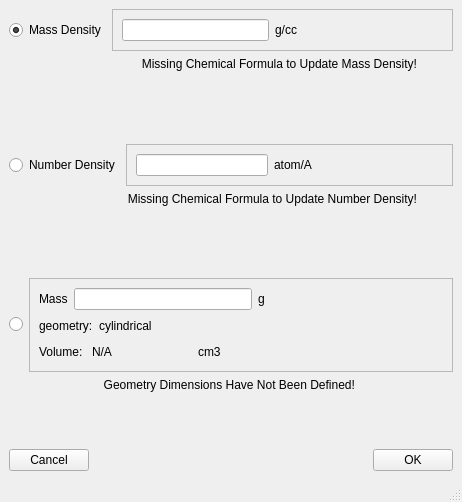
<?xml version="1.0" encoding="UTF-8"?>
<ui version="4.0">
 <class>MainWindow</class>
 <widget class="QMainWindow" name="MainWindow">
  <property name="windowModality">
   <enum>Qt::WindowModal</enum>
  </property>
  <property name="geometry">
   <rect>
    <x>0</x>
    <y>0</y>
    <width>462</width>
    <height>502</height>
   </rect>
  </property>
  <property name="windowTitle">
   <string>MainWindow</string>
  </property>
  <property name="documentMode">
   <bool>true</bool>
  </property>
  <widget class="QWidget" name="centralwidget">
   <layout class="QVBoxLayout" name="verticalLayout_2">
    <item>
     <layout class="QHBoxLayout" name="horizontalLayout_6">
      <item>
       <widget class="QRadioButton" name="mass_density_radio_button">
        <property name="text">
         <string>Mass Density</string>
        </property>
        <property name="checked">
         <bool>true</bool>
        </property>
       </widget>
      </item>
      <item>
       <widget class="QFrame" name="frame">
        <property name="frameShape">
         <enum>QFrame::StyledPanel</enum>
        </property>
        <property name="frameShadow">
         <enum>QFrame::Raised</enum>
        </property>
        <layout class="QHBoxLayout" name="horizontalLayout_3">
         <item>
          <widget class="QLineEdit" name="mass_density_line_edit"/>
         </item>
         <item>
          <widget class="QLabel" name="mass_density_label">
           <property name="text">
            <string>g/cc</string>
           </property>
          </widget>
         </item>
         <item>
          <spacer name="horizontalSpacer">
           <property name="orientation">
            <enum>Qt::Horizontal</enum>
           </property>
           <property name="sizeHint" stdset="0">
            <size>
             <width>112</width>
             <height>20</height>
            </size>
           </property>
          </spacer>
         </item>
        </layout>
       </widget>
      </item>
     </layout>
    </item>
    <item>
     <layout class="QHBoxLayout" name="horizontalLayout_9">
      <item>
       <widget class="QLabel" name="mass_density_error_message">
        <property name="sizePolicy">
         <sizepolicy hsizetype="Expanding" vsizetype="Preferred">
          <horstretch>0</horstretch>
          <verstretch>0</verstretch>
         </sizepolicy>
        </property>
        <property name="text">
         <string>Missing Chemical Formula to Update Mass Density!</string>
        </property>
        <property name="alignment">
         <set>Qt::AlignRight|Qt::AlignTop|Qt::AlignTrailing</set>
        </property>
       </widget>
      </item>
      <item>
       <widget class="QLabel" name="label_7">
        <property name="minimumSize">
         <size>
          <width>30</width>
          <height>30</height>
         </size>
        </property>
        <property name="maximumSize">
         <size>
          <width>30</width>
          <height>30</height>
         </size>
        </property>
        <property name="text">
         <string/>
        </property>
       </widget>
      </item>
     </layout>
    </item>
    <item>
     <spacer name="verticalSpacer_2">
      <property name="orientation">
       <enum>Qt::Vertical</enum>
      </property>
      <property name="sizeHint" stdset="0">
       <size>
        <width>441</width>
        <height>25</height>
       </size>
      </property>
     </spacer>
    </item>
    <item>
     <layout class="QHBoxLayout" name="horizontalLayout_7">
      <item>
       <widget class="QRadioButton" name="number_density_radio_button">
        <property name="text">
         <string>Number Density</string>
        </property>
       </widget>
      </item>
      <item>
       <widget class="QFrame" name="frame_2">
        <property name="frameShape">
         <enum>QFrame::StyledPanel</enum>
        </property>
        <property name="frameShadow">
         <enum>QFrame::Raised</enum>
        </property>
        <layout class="QHBoxLayout" name="horizontalLayout_4">
         <item>
          <widget class="QLineEdit" name="number_density_line_edit"/>
         </item>
         <item>
          <widget class="QLabel" name="number_density_units">
           <property name="text">
            <string>atom/A</string>
           </property>
          </widget>
         </item>
         <item>
          <spacer name="horizontalSpacer_2">
           <property name="orientation">
            <enum>Qt::Horizontal</enum>
           </property>
           <property name="sizeHint" stdset="0">
            <size>
             <width>69</width>
             <height>20</height>
            </size>
           </property>
          </spacer>
         </item>
        </layout>
       </widget>
      </item>
     </layout>
    </item>
    <item>
     <layout class="QHBoxLayout" name="horizontalLayout_10">
      <item>
       <widget class="QLabel" name="number_density_error_message">
        <property name="sizePolicy">
         <sizepolicy hsizetype="Expanding" vsizetype="Preferred">
          <horstretch>0</horstretch>
          <verstretch>0</verstretch>
         </sizepolicy>
        </property>
        <property name="text">
         <string>Missing Chemical Formula to Update Number Density!</string>
        </property>
        <property name="alignment">
         <set>Qt::AlignRight|Qt::AlignTop|Qt::AlignTrailing</set>
        </property>
       </widget>
      </item>
      <item>
       <widget class="QLabel" name="label_10">
        <property name="minimumSize">
         <size>
          <width>30</width>
          <height>30</height>
         </size>
        </property>
        <property name="maximumSize">
         <size>
          <width>30</width>
          <height>30</height>
         </size>
        </property>
        <property name="text">
         <string/>
        </property>
       </widget>
      </item>
     </layout>
    </item>
    <item>
     <spacer name="verticalSpacer_3">
      <property name="orientation">
       <enum>Qt::Vertical</enum>
      </property>
      <property name="sizeHint" stdset="0">
       <size>
        <width>441</width>
        <height>26</height>
       </size>
      </property>
     </spacer>
    </item>
    <item>
     <layout class="QHBoxLayout" name="horizontalLayout_8">
      <item>
       <widget class="QRadioButton" name="mass_geometry_radio_button">
        <property name="text">
         <string/>
        </property>
       </widget>
      </item>
      <item>
       <widget class="QFrame" name="frame_3">
        <property name="frameShape">
         <enum>QFrame::StyledPanel</enum>
        </property>
        <property name="frameShadow">
         <enum>QFrame::Raised</enum>
        </property>
        <layout class="QHBoxLayout" name="horizontalLayout_5">
         <item>
          <layout class="QVBoxLayout" name="verticalLayout">
           <item>
            <layout class="QHBoxLayout" name="horizontalLayout">
             <item>
              <widget class="QLabel" name="label_3">
               <property name="text">
                <string>Mass</string>
               </property>
              </widget>
             </item>
             <item>
              <widget class="QLineEdit" name="mass_line_edit"/>
             </item>
             <item>
              <widget class="QLabel" name="label_4">
               <property name="text">
                <string>g</string>
               </property>
              </widget>
             </item>
             <item>
              <spacer name="horizontalSpacer_3">
               <property name="orientation">
                <enum>Qt::Horizontal</enum>
               </property>
               <property name="sizeHint" stdset="0">
                <size>
                 <width>40</width>
                 <height>20</height>
                </size>
               </property>
              </spacer>
             </item>
            </layout>
           </item>
           <item>
            <layout class="QHBoxLayout" name="horizontalLayout_2">
             <item>
              <widget class="QLabel" name="label_5">
               <property name="text">
                <string>geometry:</string>
               </property>
              </widget>
             </item>
             <item>
              <widget class="QLabel" name="geometry_label">
               <property name="text">
                <string>cylindrical</string>
               </property>
              </widget>
             </item>
             <item>
              <spacer name="horizontalSpacer_4">
               <property name="orientation">
                <enum>Qt::Horizontal</enum>
               </property>
               <property name="sizeHint" stdset="0">
                <size>
                 <width>40</width>
                 <height>20</height>
                </size>
               </property>
              </spacer>
             </item>
            </layout>
           </item>
           <item>
            <layout class="QHBoxLayout" name="horizontalLayout_11">
             <item>
              <widget class="QLabel" name="label">
               <property name="text">
                <string>Volume: </string>
               </property>
              </widget>
             </item>
             <item>
              <widget class="QLabel" name="volume_label">
               <property name="sizePolicy">
                <sizepolicy hsizetype="Preferred" vsizetype="Preferred">
                 <horstretch>0</horstretch>
                 <verstretch>0</verstretch>
                </sizepolicy>
               </property>
               <property name="minimumSize">
                <size>
                 <width>100</width>
                 <height>0</height>
                </size>
               </property>
               <property name="text">
                <string>N/A</string>
               </property>
              </widget>
             </item>
             <item>
              <widget class="QLabel" name="volume_units">
               <property name="text">
                <string>cm3</string>
               </property>
              </widget>
             </item>
             <item>
              <spacer name="horizontalSpacer_5">
               <property name="orientation">
                <enum>Qt::Horizontal</enum>
               </property>
               <property name="sizeHint" stdset="0">
                <size>
                 <width>40</width>
                 <height>20</height>
                </size>
               </property>
              </spacer>
             </item>
            </layout>
           </item>
          </layout>
         </item>
        </layout>
       </widget>
      </item>
     </layout>
    </item>
    <item>
     <widget class="QLabel" name="mass_error_message">
      <property name="sizePolicy">
       <sizepolicy hsizetype="Expanding" vsizetype="Preferred">
        <horstretch>0</horstretch>
        <verstretch>0</verstretch>
       </sizepolicy>
      </property>
      <property name="text">
       <string>Geometry Dimensions Have Not Been Defined! </string>
      </property>
      <property name="alignment">
       <set>Qt::AlignHCenter|Qt::AlignTop</set>
      </property>
     </widget>
    </item>
    <item>
     <spacer name="verticalSpacer">
      <property name="orientation">
       <enum>Qt::Vertical</enum>
      </property>
      <property name="sizeHint" stdset="0">
       <size>
        <width>441</width>
        <height>17</height>
       </size>
      </property>
     </spacer>
    </item>
    <item>
     <layout class="QHBoxLayout" name="horizontalLayout_12">
      <item>
       <widget class="QPushButton" name="cancel">
        <property name="text">
         <string>Cancel</string>
        </property>
       </widget>
      </item>
      <item>
       <spacer name="horizontalSpacer_6">
        <property name="orientation">
         <enum>Qt::Horizontal</enum>
        </property>
        <property name="sizeHint" stdset="0">
         <size>
          <width>40</width>
          <height>20</height>
         </size>
        </property>
       </spacer>
      </item>
      <item>
       <widget class="QPushButton" name="ok">
        <property name="text">
         <string>OK</string>
        </property>
       </widget>
      </item>
     </layout>
    </item>
   </layout>
  </widget>
  <widget class="QMenuBar" name="menubar">
   <property name="geometry">
    <rect>
     <x>0</x>
     <y>0</y>
     <width>462</width>
     <height>22</height>
    </rect>
   </property>
  </widget>
  <widget class="QStatusBar" name="statusbar"/>
 </widget>
 <resources/>
 <connections>
  <connection>
   <sender>ok</sender>
   <signal>clicked()</signal>
   <receiver>MainWindow</receiver>
   <slot>accept()</slot>
   <hints>
    <hint type="sourcelabel">
     <x>399</x>
     <y>459</y>
    </hint>
    <hint type="destinationlabel">
     <x>318</x>
     <y>461</y>
    </hint>
   </hints>
  </connection>
  <connection>
   <sender>number_density_radio_button</sender>
   <signal>clicked()</signal>
   <receiver>MainWindow</receiver>
   <slot>radio_button_changed()</slot>
   <hints>
    <hint type="sourcelabel">
     <x>65</x>
     <y>177</y>
    </hint>
    <hint type="destinationlabel">
     <x>62</x>
     <y>140</y>
    </hint>
   </hints>
  </connection>
  <connection>
   <sender>number_density_line_edit</sender>
   <signal>returnPressed()</signal>
   <receiver>MainWindow</receiver>
   <slot>number_density_value_changed()</slot>
   <hints>
    <hint type="sourcelabel">
     <x>208</x>
     <y>179</y>
    </hint>
    <hint type="destinationlabel">
     <x>255</x>
     <y>134</y>
    </hint>
   </hints>
  </connection>
  <connection>
   <sender>mass_line_edit</sender>
   <signal>returnPressed()</signal>
   <receiver>MainWindow</receiver>
   <slot>mass_value_changed()</slot>
   <hints>
    <hint type="sourcelabel">
     <x>143</x>
     <y>309</y>
    </hint>
    <hint type="destinationlabel">
     <x>144</x>
     <y>266</y>
    </hint>
   </hints>
  </connection>
  <connection>
   <sender>mass_geometry_radio_button</sender>
   <signal>clicked()</signal>
   <receiver>MainWindow</receiver>
   <slot>radio_button_changed()</slot>
   <hints>
    <hint type="sourcelabel">
     <x>17</x>
     <y>337</y>
    </hint>
    <hint type="destinationlabel">
     <x>17</x>
     <y>380</y>
    </hint>
   </hints>
  </connection>
  <connection>
   <sender>mass_density_radio_button</sender>
   <signal>clicked()</signal>
   <receiver>MainWindow</receiver>
   <slot>radio_button_changed()</slot>
   <hints>
    <hint type="sourcelabel">
     <x>50</x>
     <y>58</y>
    </hint>
    <hint type="destinationlabel">
     <x>24</x>
     <y>74</y>
    </hint>
   </hints>
  </connection>
  <connection>
   <sender>mass_density_line_edit</sender>
   <signal>returnPressed()</signal>
   <receiver>MainWindow</receiver>
   <slot>mass_density_value_changed()</slot>
   <hints>
    <hint type="sourcelabel">
     <x>185</x>
     <y>60</y>
    </hint>
    <hint type="destinationlabel">
     <x>228</x>
     <y>27</y>
    </hint>
   </hints>
  </connection>
  <connection>
   <sender>cancel</sender>
   <signal>clicked()</signal>
   <receiver>MainWindow</receiver>
   <slot>reject()</slot>
   <hints>
    <hint type="sourcelabel">
     <x>65</x>
     <y>456</y>
    </hint>
    <hint type="destinationlabel">
     <x>150</x>
     <y>457</y>
    </hint>
   </hints>
  </connection>
 </connections>
 <slots>
  <slot>accept()</slot>
  <slot>radio_button_changed()</slot>
  <slot>number_density_value_changed()</slot>
  <slot>mass_value_changed()</slot>
  <slot>mass_density_value_changed()</slot>
  <slot>reject()</slot>
 </slots>
</ui>
